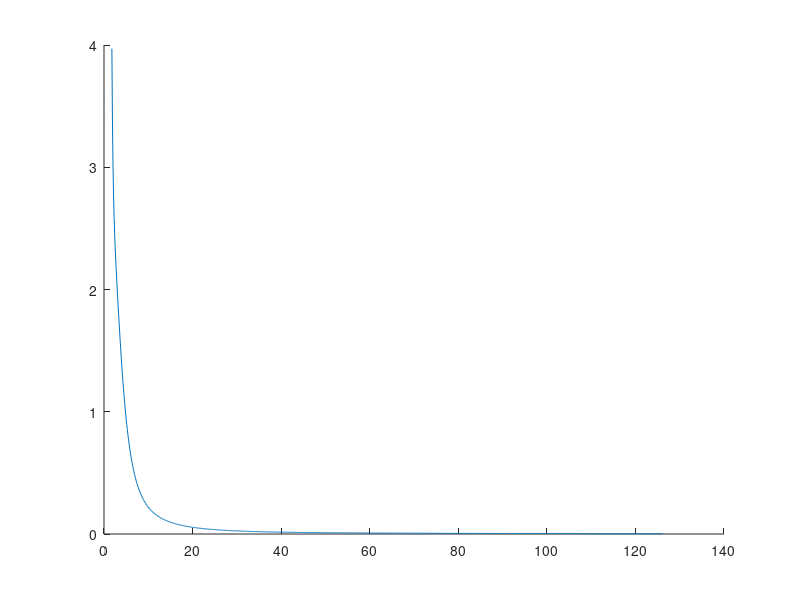

Write MATLAB code to recreate this figure. (Note: this script raises an error after producing the figure.)
% Plot vd-y the boundary layer effect
% Should use with data file vdy_data.mat in the same folder
% The data file should contain the information of parameters used for the
% calculation
clear;
load('vdy_data_cutoff.mat');
LD = vdy_data.LD;
y = vdy_data.y;
vd = vdy_data.vd;
if numel(LD) == size(y, 2)
    disp('Okay data');
else
    disp('Error data');
end

L = 30e-6;
U = 30e-6;
hold on
for i = 3: numel(LD)
    hName = ['h' num2str(i)];
    eval([hName '= line(y(:, i)*1e6, vd(:, i)/U)']);
    set(eval(hName),... 
        'LineWidth', 1.5,...
        'Color', defaultColor(i),...
        'DisplayName', num2str(LD(i)*1e-6));
end
hold off
set(gca,...
    'FontSize', 16,...
    'Box', 'on',...
    'LineWidth', 1.5,...
    'XLim', [0 80],...
    'YLim', [-2 40]);
%     'XScale', 'log',...
%     'YScale', 'log');

xlabel('$y$ ($\mu$m)', 'interpreter', 'latex', 'FontSize', 24);
ylabel('$\left<V_d\right>/v$','interpreter', 'latex', 'FontSize', 24);
fitx = y(:, 6)*1e6;
fity = vd(:, 6)/U;
ft = fittype('a*x^-2', 'dependent', 'y', 'independent', 'x', 'coefficient', {'a'});
fitresult = fit(fitx, fity, ft)
hold on
% line(fitx(fitx>3 & fitx<10), 300*fitx(fitx>3 & fitx<10).^-2, 'Color', 'k', 'LineStyle', '--');
hl = legend(gca,...
    [h3, h4, h5, h6], '1', '2', '4', '8');
hl.Location = 'northeast';
hl.NumColumns = 2;